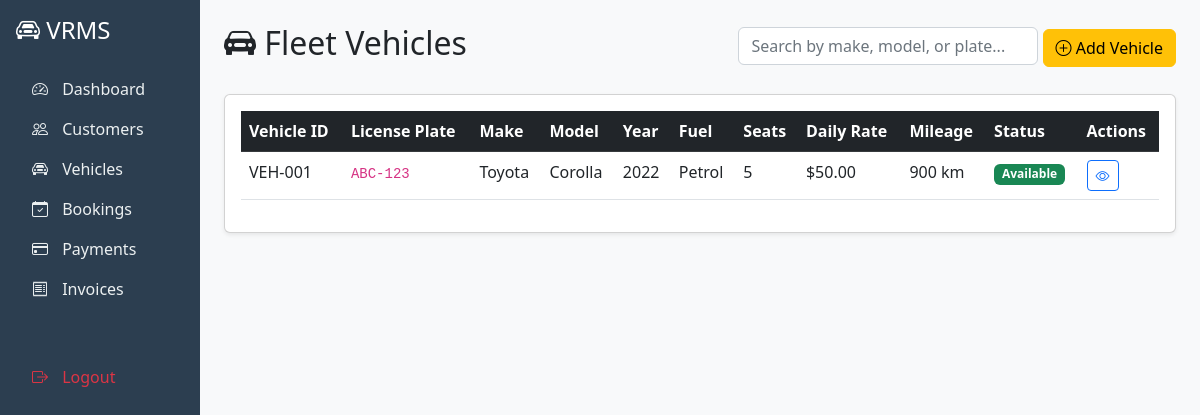
Page /vehicles on the committed database.
### app/models/vehicle.py (models this page shows, shortened)
class Vehicle(db.Model):
    __tablename__ = 'vehicles'
    vehicle_id = db.Column(db.Integer, primary_key=True)
    make = db.Column(db.String(50), nullable=False)
    model = db.Column(db.String(50), nullable=False)
    year = db.Column(db.Integer, nullable=False)
    license_plate = db.Column(db.String(20), unique=True, nullable=False)
    fuel_type = db.Column(db.String(20), nullable=False)  # Petrol, Diesel, Hybrid
    seating_capacity = db.Column(db.Integer, nullable=False)
    daily_rate = db.Column(db.Float, nullable=False)
    color = db.Column(db.String(30))
    current_mileage = db.Column(db.Integer, default=0)
    status = db.Column(db.String(20), default='Available')  # Available, Booked, Rented, Maintenance

### app/routes/bookings.py (the view)
@bookings.route('/vehicles')
def vehicles():
    all_vehicles = Vehicle.query.order_by(Vehicle.make, Vehicle.model).all()
    return render_template('bookings/vehicles.html', vehicles=all_vehicles)

### app/templates/bookings/vehicles.html (shortened to what this page needs)
{% extends "base.html" %}
{% block content %}
<div class="d-flex justify-content-between align-items-center mb-4">
    <h2><i class="bi bi-car-front-fill"></i> Fleet Vehicles</h2>
    <div>
        <input type="text" id="vehicleSearch" class="form-control d-inline-block"
               style="width: 300px;" placeholder="Search by make, model, or plate...">
        <a href="{{ url_for('bookings.add_vehicle') }}" class="btn btn-warning">
            <i class="bi bi-plus-circle"></i> Add Vehicle
        </a>
    </div>
</div>
<div class="card shadow-sm">
    <div class="card-body">
        {% if vehicles %}
        <div class="table-responsive">
            <table class="table table-hover" id="vehicleTable">
                <thead class="table-dark">
                    <tr>
                        <th>Vehicle ID</th>
                        <th>License Plate</th>
                        <th>Make</th>
                        <th>Model</th>
                        <th>Year</th>
                        <th>Fuel</th>
                        <th>Seats</th>
                        <th>Daily Rate</th>
                        <th>Mileage</th>
                        <th>Status</th>
                        <th>Actions</th>
                    </tr>
                </thead>
                <tbody>
                    {% for vehicle in vehicles %}
                    <tr>
                        <td>VEH-{{ "%03d"|format(vehicle.vehicle_id) }}</td>
                        <td><code>{{ vehicle.license_plate }}</code></td>
                        <td>{{ vehicle.make }}</td>
                        <td>{{ vehicle.model }}</td>
                        <td>{{ vehicle.year }}</td>
                        <td>{{ vehicle.fuel_type }}</td>
                        <td>{{ vehicle.seating_capacity }}</td>
                        <td>${{ "%.2f"|format(vehicle.daily_rate) }}</td>
                        <td>{{ vehicle.current_mileage }} km</td>
                        <td>
                            {% if vehicle.status == 'Available' %}
                                <span class="badge bg-success">Available</span>
                            {% elif vehicle.status == 'Booked' %}
                                <span class="badge bg-warning text-dark">Booked</span>
                            {% elif vehicle.status == 'Rented' %}
                                <span class="badge bg-danger">Rented</span>
                            {% else %}
                                <span class="badge bg-secondary">Maintenance</span>
                            {% endif %}
                        </td>
                        <td>
                            <a href="{{ url_for('bookings.vehicle_profile', vehicle_id=vehicle.vehicle_id) }}"
                               class="btn btn-sm btn-outline-primary" title="View">
                                <i class="bi bi-eye"></i>
                            </a>
                        </td>
                    </tr>
                    {% endfor %}
                </tbody>
            </table>
        </div>
        {% else %}
        <div class="text-center py-5">
            <i class="bi bi-inbox fs-1 text-muted"></i>
            <p class="text-muted mt-2">No vehicles in the fleet yet.</p>
            <a href="{{ url_for('bookings.add_vehicle') }}" class="btn btn-warning">Add First Vehicle</a>
        </div>
        {% endif %}
    </div>
</div>
{% endblock %}

### rows in the picture
Vehicle: vehicle_id "001", license_plate "ABC-123", make "Toyota", model "Corolla", year "2022", fuel_type "Petrol", seating_capacity "5", daily_rate "50.00", current_mileage "900", status "Available"
